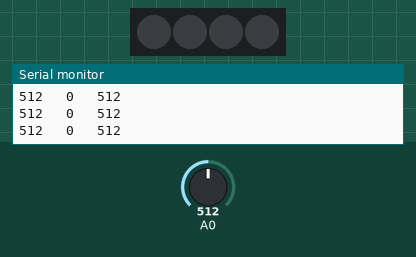
The sketch below on a simulated Arduino Uno, built with avr-gcc and run on an emulated ATmega328P. Shown: 4 RGB LEDs in strip order, left to right, the last lines printed to the serial monitor. The test bench sets the inputs (shaded band); at power-on: A0 = 512. Dim RGB values are drawn brighter than linear.

Above: at 1.2 s.
1.3 s: A0 set to 540
At 2.0 s:
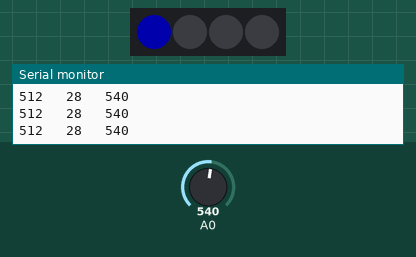
2.8 s: A0 set to 580
At 3.2 s:
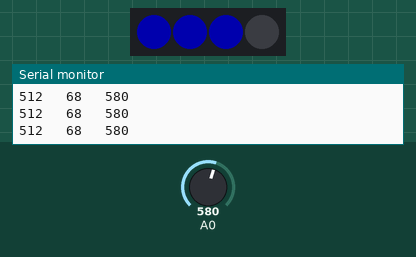
4.3 s: A0 set to 610
At 5.4 s:
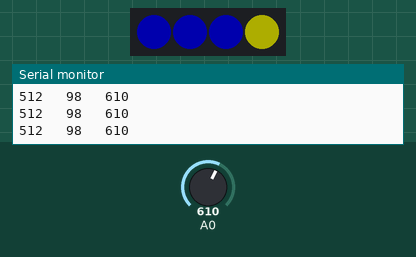
5.8 s: A0 set to 511
At 6.5 s:
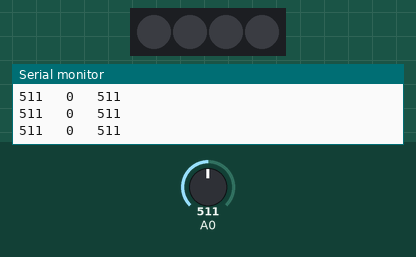
7.3 s: A0 set to 716
At 7.7 s:
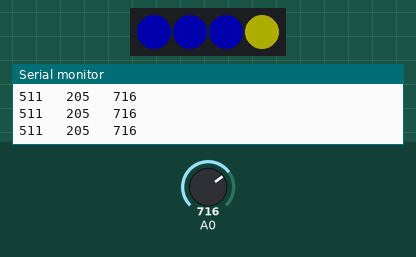
Timing chart, 0 to 9.8 s (numbered marks = the images above; inputs shaded):
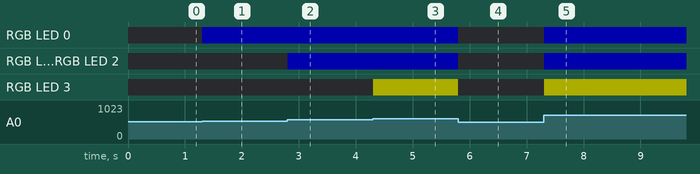

The sketch:

Thermistor.ino
```cpp
#include <Adafruit_NeoPixel.h>    // Load Adafruit NeoPixel Library

Adafruit_NeoPixel strip = Adafruit_NeoPixel(4, 2, NEO_GRB);   // Set up NeoPixel

int tmpnum, basenum, numdif, n;    // Initialize variable

void setup() {
  Serial.begin(115200);
  strip.begin();
  strip.setBrightness(50);
  strip.show();
  basenum = analogRead(0);
  tmpnum = 0;
}

void loop() {
  tmpnum = analogRead(0);
  if (tmpnum < basenum) {
     basenum = tmpnum;
     numdif = 0;
    }
  else{
    numdif = tmpnum - basenum;
    }

  for (n=0;n<4;n++){
    strip.setPixelColor(n,0,0,0);
    }
  if (numdif > 10) strip.setPixelColor(0,0,0,255);
  if (numdif > 30) strip.setPixelColor(1,0,0,255);
  if (numdif > 50) strip.setPixelColor(2,0,0,255);
  if (numdif > 80) strip.setPixelColor(3,255,255,0);

  strip.show();

  Serial.print(basenum);
  Serial.print("   ");
  Serial.print(numdif);
  Serial.print("   ");
  Serial.println(tmpnum);
  delay(10);
}
```

Measured:
- the behaviour switches between 522 and 523 on A0 (found by bisection; images 0 and 1)
- the behaviour switches between 592 and 593 on A0 (found by bisection; images 2 and 3)
- after the input at 1.3 s, RGB LED 0: off → RGB(0, 0, 50) at once
- after the input at 2.8 s, RGB LED 1, RGB LED 2: off → RGB(0, 0, 50) at once
- after the input at 4.3 s, RGB LED 3: off → RGB(50, 50, 0) at once
- after the input at 5.8 s, RGB LED 0–2: RGB(0, 0, 50) → off at once; RGB LED 3: RGB(50, 50, 0) → off at once
- after the input at 7.3 s, RGB LED 0–2: off → RGB(0, 0, 50) at once; RGB LED 3: off → RGB(50, 50, 0) at once
